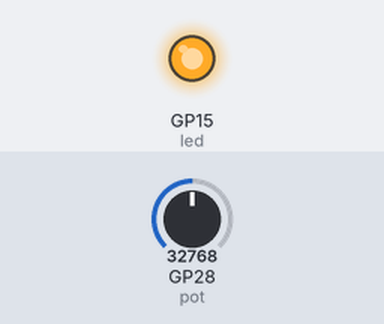
The program below on a simulated Raspberry Pi Pico running MicroPython. On the bench: output pins drawn as LEDs (lit = HIGH). The test bench sets the inputs (shaded band); at power-on: GP28 (pot) = 32768 (analog values on the 0–65535 scale). What the program prints to the serial console is not drawn.

Above: at 1.2 s.
1.3 s: GP28 (pot) set to 30448
2.8 s: GP28 (pot) set to 29264
At 4.0 s:
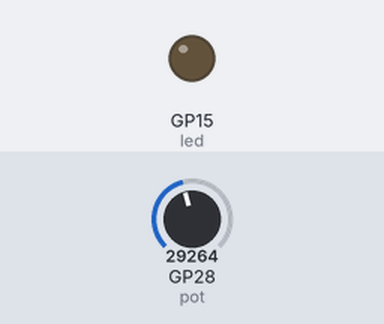
4.3 s: GP28 (pot) set to 30655
At 5.4 s:
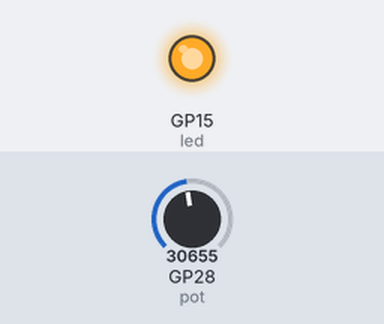
5.9 s: GP28 (pot) set to 29345
At 6.7 s:
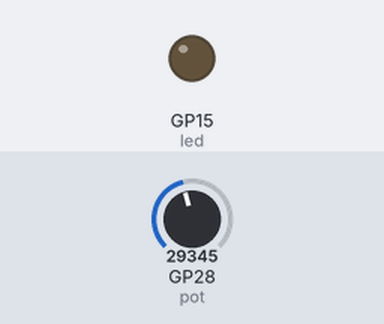
Timing chart, 0 to 8.5 s (numbered marks = the images above; inputs shaded):
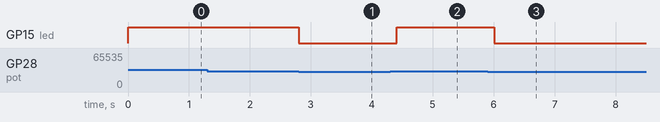

The program:

lesson18_4_AI.py
```python
from machine import Pin, ADC
from time import sleep

led_pin = 15
pot_pin = 28                    # GPIO 28 作為 ADC 輸入

led = Pin(led_pin, Pin.OUT)
pot = ADC(Pin(pot_pin))         # 建立 ADC 物件

# 設定閾值（約 0~65535 範圍的中間）
# 轉到底最小 ≈ 0，最大 ≈ 65535
threshold = 30000               # 大於此值算「轉到底」開啟 LED

print("可變電阻控制 LED 啟動")

while True:
    value = pot.read_u16()      # 讀取 16-bit 值 (0~65535)

    if value > threshold:
        led.on()                # 轉到高電位 → 亮
        print("LED: 開 (值:", value, ")")
    else:
        led.off()               # 轉到低電位 → 熄
        print("LED: 關 (值:", value, ")")

    sleep(0.2)                  # 每 0.2 秒檢查一次，避免序列埠刷太快
```

Measured:
- the behaviour switches between 30016 and 30000 on GP28 (pot) (found by bisection; images 0 and 1)
- after the input at 1.3 s, every drawn part: stays the same
- after the input at 2.8 s, GP15 (led): HIGH → LOW at once
- after the input at 4.3 s, GP15 (led): LOW → HIGH after 0.11 s
- after the input at 5.9 s, GP15 (led): HIGH → LOW after 0.11 s
